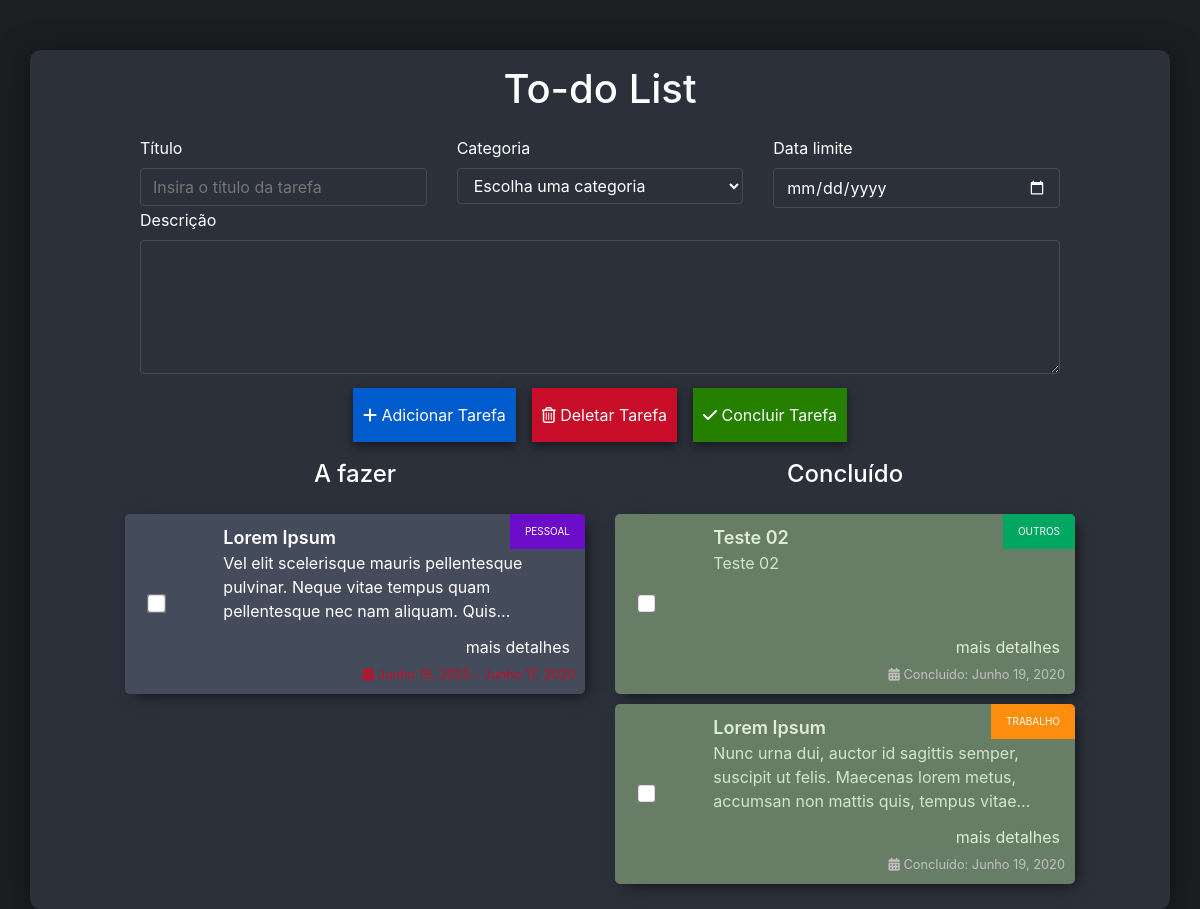
Before: / with the older database file.
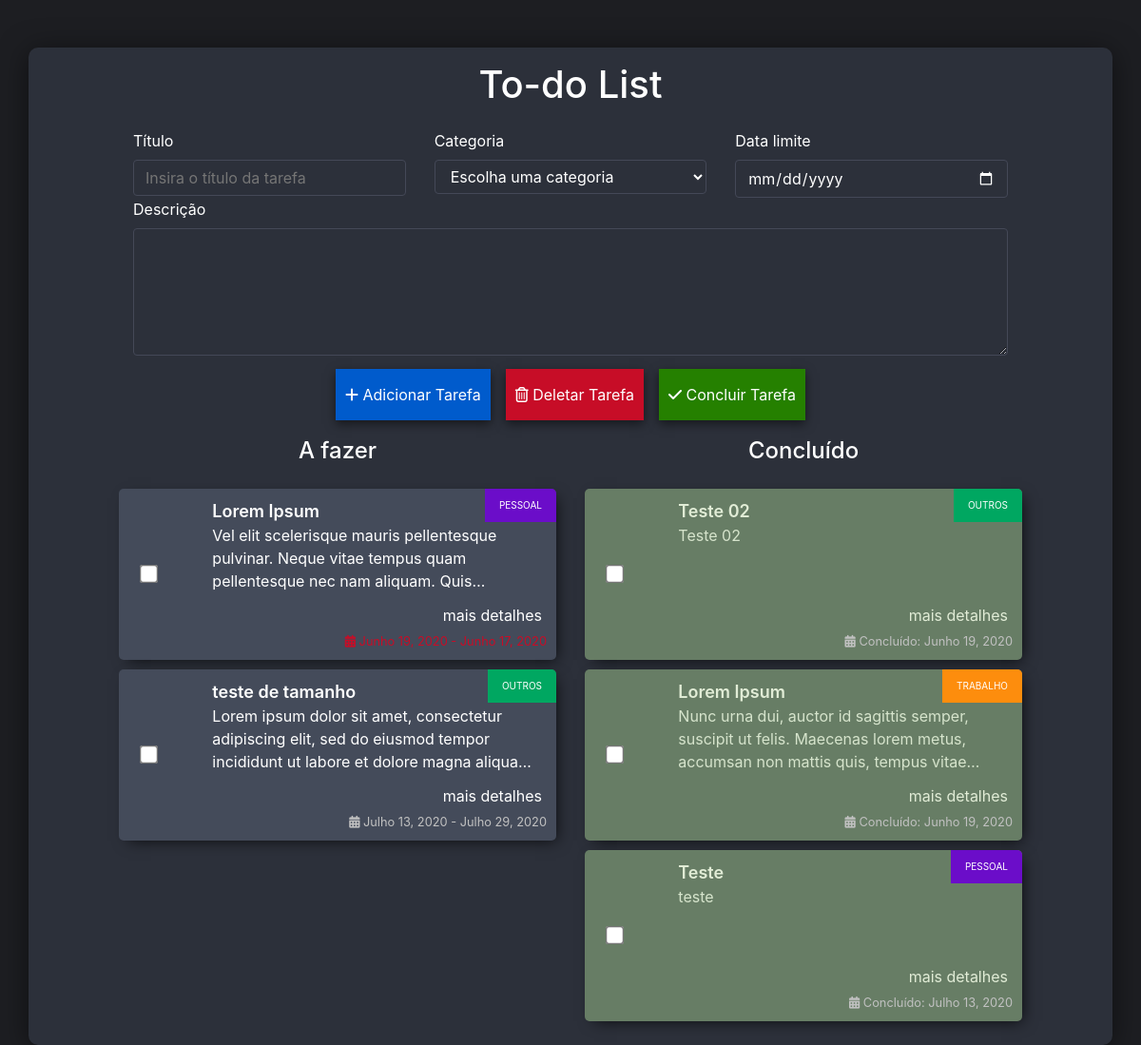
After: the same page with the newer database file.
### todolist/models.py (models this page shows, shortened)
class List(models.Model):
    title = models.CharField(max_length=300)
    content = models.TextField(blank=True)
    created_date = models.DateField(default=timezone.now)
    done_date = models.DateField(blank=True, null=True)
    due_date = models.DateField(default=timezone.now)
    category = models.ForeignKey('todolist.Category', on_delete=models.CASCADE, default='general')
    class Meta:
        verbose_name = ("Tarefa")
        verbose_name_plural = ("Tarefas")
    @property
    def is_past_due(self):
        return date.today() > self.due_date

class Category(models.Model):
    name = models.CharField(max_length=100)
    color = models.CharField(max_length=10, default='#c70d27')
    class Meta:
        verbose_name = ("Categoria")
        verbose_name_plural = ("Categorias")
    def __str__(self):
        return self.name

### todolist/views.py (the view, shortened to what this page needs)
# urls.py: path('', views.todolist, name='todolist'),
def todolist(request):
    list_conclude = List.objects.filter(done_date__lte=timezone.now()).order_by('done_date')
    lists = List.objects.filter(done_date__isnull=True).order_by('created_date')
    categories = Category.objects.all()
    return render(request, 'index.html', {"list_conclude": list_conclude,
                                          "categories": categories, "lists": lists, })

### todolist/templates/index.html (shortened to what the changed rows need)
{% extends 'base.html' %}
{% block content %}
<h1 class="text-center">To-do List</h1>
<div class="row justify-content-center">
    <div class="col-lg-10 col-md-10 col-sm-12 col-xs-12">
        <form id="todoform" class="row" action="" method="post">
            <div class="row">
                <div class="col-lg-6 col-sm-12 todo">
                    <div class="container">
                        <h2>A fazer</h2>
                    </div>
                    <ul class="tasks">
                        {% for task in lists %}
                        <li class="task">
                            <div class="col-lg-2 col-sm-1 inputcheck">
                                <input type="checkbox" class="taskCheckbox" name="taskCheckbox" id="{{ task.id }}"
                                    value="{{ task.id }}">
                            </div>
                            <div class="col-lg-10 col-sm-11">
                                <label for="{{ task.id }}">{{ task.title }}</label>
                                <span class="category"
                                    style="background-color: {{ task.category.color}};">{{ task.category }}</span>
                                <div class="taskContent">
                                    <p>{{task.content}}</p>
                                    <label for="expanded{{ task.id }}" role="button">mais detalhes</label>
                                </div>
                                {% if task.is_past_due %}
                                <small class="taskDateLate"><i class="fa fa-calendar"></i> {{ task.created_date }} -
                                    {{ task.due_date }}</small>
                                {% else %}
                                <small class="taskDate"><i class="fa fa-calendar"></i> {{ task.created_date }} -
                                    {{ task.due_date }}</small>
                                {% endif %}
                            </div>
                        </li>
                        {% endfor %}
                    </ul>
                </div>
                <div class="col-lg-6 col-sm-12 conclude">
                    <div class="container">
                        <h2>Concluído</h2>
                    </div>
                    <ul class="tasks">
                        {% for task in list_conclude %}
                        <li class="task concludetask">
                            <div class="col-lg-2 col-sm-1 inputcheck">
                                <input type="checkbox" class="taskCheckboxConclude" name="taskCheckboxConclude"
                                    id="{{ task.id }}" value="{{ task.id }}">
                            </div>
                            <div class="col-lg-10 col-sm-11">
                                <label for="{{ task.id }}">{{ task.title }}</label>
                                <span class="category"
                                    style="background-color: {{ task.category.color}};">{{ task.category }}</span>
                                <div class="taskContent">
                                    <p>{{task.content}}</p>
                                    <label for="expanded{{ task.id }}" role="button">mais detalhes</label>
                                </div>
                                <small class="taskDate"><i class="fa fa-calendar"></i> Concluído:
                                    {{ task.done_date }}</small>
                            </div>
                        </li>
                        {% endfor %}
                    </ul>
                </div>
            </div>
        </form>
    </div>
</div>
{% endblock %}

Changed rows visible on the page:
added List: title "teste de tamanho", category "OUTROS", content "Lorem ipsum dolor sit amet, consectetur adipiscing elit, sed do eiusmod tempor incididunt ut labore et dolore magna…", created_date "Julho 13, 2020", due_date "Julho 29, 2020", shown under "A fazer"
added List: title "Teste", category "PESSOAL", content "teste", done_date "Julho 13, 2020", shown under "Concluído"
